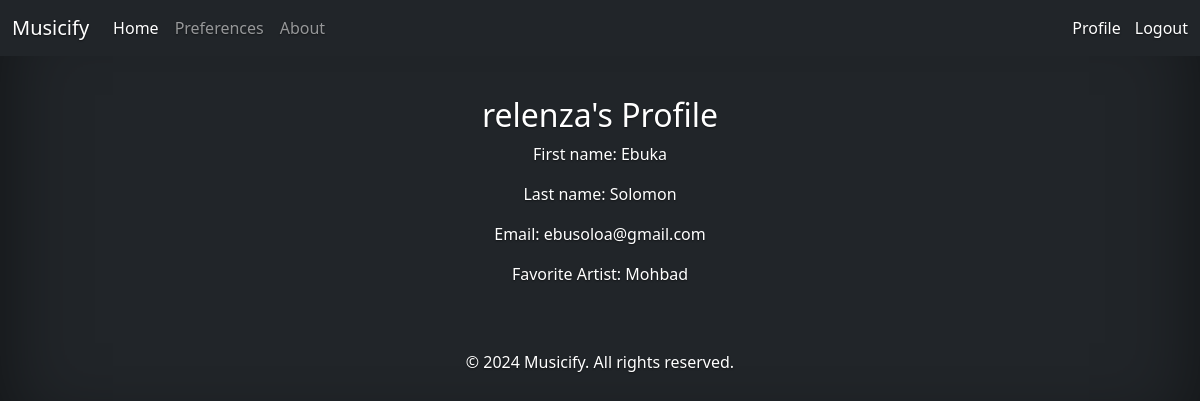
The app's page /profile/ (signed in), older data.
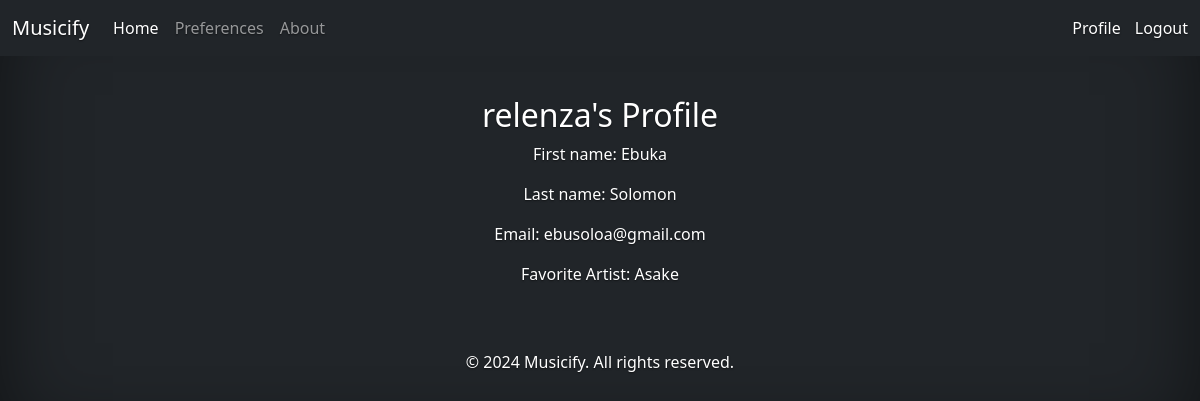
The same page, newer data.
### users/models.py (models this page shows, shortened)
class UserProfile(models.Model):
    user = models.OneToOneField(User, on_delete=models.CASCADE)
    favorite_artist = models.CharField(max_length=100, null=True)

### users/views.py (the view)
# urls.py: path('profile/', views.profile, name='users-profile'),
@login_required(login_url='users-login')
def profile(request):
    user_profile = UserProfile.objects.get(user=request.user)
    return render(request, 'users/profile.html', {'user_profile': user_profile})

### users/templates/users/profile.html
{% extends "main/base.html" %}
{% block content %}
<div>
    <section class="py-0 text-center container">
        <div class="row py-lg-0">
            <div class="col-lg-12 col-md-3 mx-auto">
                <h2>{{ user.username }}'s Profile</h2>
                <p>First name: {{ user.first_name }}</p>
                <p>Last name: {{ user.last_name }}</p>
                <p>Email: {{ user.email }}</p>
                <p>Favorite Artist: {{ user_profile.favorite_artist }}</p>
            </div>
        </div>
    </section>
</div>
{% endblock content %}

Row changes from the older to the newer data that the page shows:
changed UserProfile: favorite_artist "Mohbad" → "Asake"
